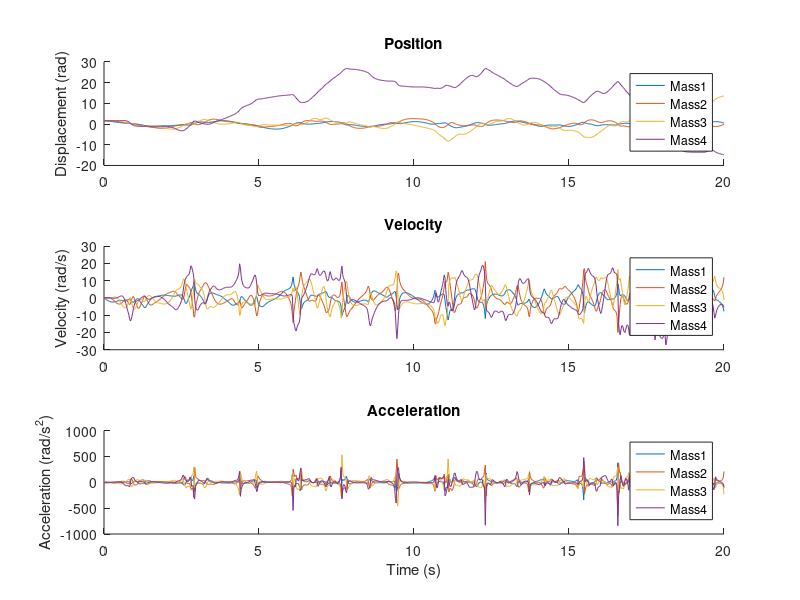
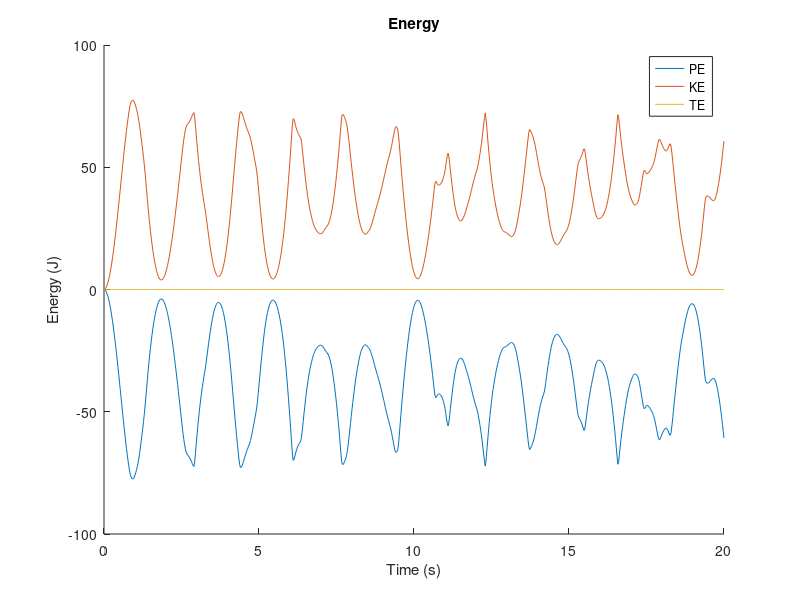

Write MATLAB code to recreate these figures, in order.
%%PSET5 Q1: Sophie Li
%This function calculates the state equations for a double compound
%pendulum. It also took about 20 hours to debug.

%Should look like this: https://www.youtube.com/watch?v=_o_ap98sTwg
function base_doublepen
close all

L1 = 1;
L2 = 1;
L3 = 1;
L4 = 1;
M1 = 1;
M2 = 1;
M3 = 1;
M4 = 1;
g = 9.81;

theta1_0 = pi/2;
theta1v_0 = 0;
theta2_0 = pi/2;
theta2v_0 = 0;
theta3_0 = pi/2;
theta3v_0 = 0;
theta4_0 = pi/2;
theta4v_0 = 0;

t_interval = 0:.025: 20;
initial_vals = [theta1_0; theta1v_0; theta2_0; theta2v_0; theta3_0; theta3v_0; theta4_0; theta4v_0];

options = odeset('RelTol', 1e-7);
[T_out, Z_out] = ode45(@motion, t_interval, initial_vals, options);

t1_o = Z_out(:,1);
t1d_o = Z_out(:,2);
t2_o = Z_out(:,3);
t2d_o = Z_out(:,4);
t3_o = Z_out(:,5);
t3d_o = Z_out(:,6);
t4_o = Z_out(:,7);
t4d_o = Z_out(:,8);

LHS = zeros(length(T_out), 12);
for i = 1:length(T_out)
    LHS(i, :) = calc_LHS(Z_out(i, :));
end

t1dd_o = LHS(:, 1);
t2dd_o = LHS(:, 2);
t3dd_o = LHS(:, 3);
t4dd_o = LHS(:, 4);

x1 = L1/2.*sin(t1_o);
y1 = -L1/2.*cos(t1_o);
x2 = L1.*sin(t1_o) + L2/2.*sin(t2_o);
y2 = -L1.*cos(t1_o) - L2/2.*cos(t2_o);
x3 = L1.*sin(t1_o) + L2.*sin(t2_o) + L3/2.*sin(t3_o);
y3 = -L1.*cos(t1_o) - L2.*cos(t2_o) - L3/2.*cos(t3_o);
x4 = L1.*sin(t1_o) + L2.*sin(t2_o) + L3.*sin(t3_o) + L4/2.*sin(t4_o);
y4 = -L1.*cos(t1_o) - L2.*cos(t2_o) - L3.*cos(t3_o) - L4/2.*cos(t4_o);

xv1 = L1/2.*cos(t1_o).*t1d_o;
yv1 = L1/2.*sin(t1_o).*t1d_o;
xv2 = xv1*2 + L2/2.*cos(t2_o).*t2d_o;
yv2 = yv1*2 + L2/2.*sin(t2_o).*t2d_o;
xv3 = xv1*2 + L2.*cos(t2_o).*t2d_o + L3/2.*cos(t3_o).*t3d_o;
yv3 = yv1*2 + L2.*sin(t2_o).*t2d_o + L3/2.*sin(t3_o).*t3d_o;
xv4 = xv1*2 + L2.*cos(t2_o).*t2d_o + L3.*cos(t3_o).*t3d_o + L4/2.*cos(t4_o).*t4d_o;
yv4 = yv1*2 + L2.*sin(t2_o).*t2d_o + L3.*sin(t3_o).*t3d_o + L4/2.*sin(t4_o).*t4d_o;

xa1 = L1/2.*cos(t1_o).*t1dd_o - L1/2.*sin(t1_o).*t1d_o.^2;
ya1 = L1/2.*sin(t1_o).*t1dd_o + L1/2.*cos(t1_o).*t1d_o.^2;
xa2 = L1.*cos(t1_o).*t1dd_o - L1.*sin(t1_o).*t1d_o.^2 + L2/2.*cos(t2_o).*t2dd_o - L2/2.*sin(t2_o).*t2d_o.^2;
ya2 = L1.*sin(t1_o).*t1dd_o + L1.*cos(t1_o).*t1d_o.^2 + L2/2.*sin(t2_o).*t2dd_o + L2/2.*cos(t2_o).*t2d_o.^2;
xa3 = L1.*cos(t1_o).*t1dd_o - L1.*sin(t1_o).*t1d_o.^2 + L2.*cos(t2_o).*t2dd_o - L2.*sin(t2_o).*t2d_o.^2 ...
      + L3/2.*cos(t3_o).*t3dd_o - L3/2.*sin(t3_o).*t3d_o.^2;
ya3 = L1.*sin(t1_o).*t1dd_o + L1.*cos(t1_o).*t1d_o.^2 + L2.*sin(t2_o).*t2dd_o + L2.*cos(t2_o).*t2d_o.^2 ...
      + L3/2.*sin(t3_o).*t3dd_o + L3/2.*cos(t3_o).*t3d_o.^2;

% %Cartesian Displacement
% figure
% hold all
% plot(x1, y1)
% plot(x2, y2)
% plot(x3, y3)
% legend('Mass 1', 'Mass 2', 'Mass 3')
% title('Displacement')
% xlabel('X (m)')
% ylabel('Y (m)')

%Tangential Position/Velocity/Acceleration
figure
%Position
subplot(3,1,1)
hold all
plot(T_out, t1_o)
plot(T_out, t2_o)
plot(T_out, t3_o)
plot(T_out, t4_o)
title('Position')
ylabel('Displacement (rad)')
legend('Mass1', 'Mass2', 'Mass3', 'Mass4')
%Velocity
subplot(3,1,2)
hold all
plot(T_out, t1d_o)
plot(T_out, t2d_o)
plot(T_out, t3d_o)
plot(T_out, t4d_o)
title('Velocity')
ylabel('Velocity (rad/s)')
legend('Mass1', 'Mass2', 'Mass3', 'Mass4')
%Acceleration
subplot(3,1,3)
hold all
plot(T_out, t1dd_o)
plot(T_out, t2dd_o)
plot(T_out, t3dd_o)
plot(T_out, t4dd_o)
title('Acceleration')
xlabel('Time (s)')
ylabel('Acceleration (rad/s^2)')
legend('Mass1', 'Mass2', 'Mass3', 'Mass4')

%Energy
PE1 = M1*g.*y1;
PE2 = M2*g.*y2;
PE3 = M3*g.*y3;
PE4 = M4*g.*y4;

KE1 = (M1/2)*((xv1.^2 + yv1.^2) + t1d_o.^2*((L1^2)/12));
KE2 = (M2/2)*((xv2.^2 + yv2.^2) + t2d_o.^2*((L2^2)/12));
KE3 = (M3/2)*((xv3.^2 + yv3.^2) + t3d_o.^2*((L3^2)/12));
KE4 = (M4/2)*((xv4.^2 + yv4.^2) + t4d_o.^2*((L4^2)/12));

PE = PE1 + PE2 + PE3 + PE4;
KE = KE1 + KE2 + KE3 + KE4;
TE = PE + KE;

figure
hold all
plot(T_out, PE)
plot(T_out, KE)
plot(T_out, TE)
legend('PE', 'KE', 'TE')
title('Energy')
xlabel('Time (s)')
ylabel('Energy (J)')
 
% %%ANIMATION   
% 
% x1 = L1.*sin(t1_o);
% y1 = -L1.*cos(t1_o);
% x2 = L1.*sin(t1_o) + L2.*sin(t2_o);
% y2 = -L1.*cos(t1_o) - L2.*cos(t2_o);
% x3 = L1.*sin(t1_o) + L2.*sin(t2_o) + L3.*sin(t3_o);
% y3 = -L1.*cos(t1_o) - L2.*cos(t2_o) - L3.*cos(t3_o);
% x4 = L1.*sin(t1_o) + L2.*sin(t2_o) + L3.*sin(t3_o) + L4.*sin(t4_o);
% y4 = -L1.*cos(t1_o) - L2.*cos(t2_o) - L3.*cos(t3_o) - L4.*cos(t4_o);
% figure
%     for i = 1:length(T_out)
%         clf; % clear the old figure
%         axis([-3 3 -3 3]);
%         hold all
%         PX = [0; x1(i)];
%         PY = [0; y1(i)];
%         PX2 = [x1(i); x2(i)];
%         PY2 = [y1(i); y2(i)];
%         PX3 = [x2(i); x3(i)];
%         PY3 = [y2(i); y3(i)];
%         PX4 = [x3(i); x4(i)];
%         PY4 = [y3(i); y4(i)];
%     %    quiver(position_x1(i), position_y1(i), velocity_x1(i)/5, velocity_y1(i)/5, 'g');
%      %   quiver(position_x1(i), position_y1(i), acceleration_x1(i)/10, acceleration_y1(i)/10, 'r');
% %         quiver(position_x2(i), position_y2(i), velocity_x2(i)/5, velocity_y2(i)/5, 'g');
% %         quiver(position_x2(i), position_y2(i), acceleration_x2(i)/20, acceleration_y2(i)/20, 'r');
%         plot(PX, PY, 'k');
%         plot(PX2, PY2, 'k');
%         plot(PX3, PY3, 'k');
%         plot(PX4, PY4, 'k');
% 
% %         plot(position_x1(i), position_y1(i), 'm.', 'linewidth', 10, 'markersize', 20);
% %         plot(position_x2(i), position_y2(i), 'm.', 'linewidth', 10, 'markersize', 20);
%         drawnow; % DO NOT FORGET THIS
%         pause(0.0005);
%     end
    
    function vals = calc_LHS(Z)
        t1 = Z(1);
        t1d = Z(2);
        t2 = Z(3);
        t2d = Z(4);
        t3 = Z(5);
        t3d = Z(6);
        t4 = Z(7);
        t4d = Z(8);
       
        A = [-M1*(L1/2)*cos(t1), 0, 0, 0, 1, 0, 1, 0, 0, 0, 0, 0;
            M1*(L1/2)*sin(t1), 0, 0, 0, 0, 1, 0, 1, 0, 0, 0, 0;
            -M2*L1*cos(t1), -M2*(L2/2)*cos(t2), 0, 0, 0, 0, -1, 0, 1, 0, 0, 0;
            M2*L1*sin(t1), M2*(L2/2)*sin(t2), 0, 0, 0, 0, 0, -1, 0, 1, 0, 0;
            -M3*L1*cos(t1), -M3*L2*cos(t2), -M3*(L3/2)*cos(t3), 0, 0, 0, 0, 0, -1, 0, 1, 0;
            M3*L1*sin(t1), M3*L2*sin(t2), M3*(L3/2)*sin(t3), 0, 0, 0, 0, 0, 0, -1, 0, 1;
            -M4*L1*cos(t1), -M4*L2*cos(t2), -M4*L3*cos(t3), -M4*(L4/2)*cos(t4), 0, 0, 0, 0, 0, 0, -1, 0;
            M4*L1*sin(t1), M4*L2*sin(t2), M4*L3*sin(t3), M4*(L4/2)*sin(t4), 0, 0, 0, 0, 0, 0, 0, -1;
            
            (-M1*L1^2)/12, 0, 0, 0, -(L1/2)*cos(t1), (L1/2)*sin(t1), (L1/2)*cos(t1), -(L1/2)*sin(t1), 0, 0, 0, 0;
            0, (-M2*L2^2)/12, 0, 0, 0, 0, (L2/2)*cos(t2), -(L2/2)*sin(t2), (L2/2)*cos(t2), -(L2/2)*sin(t2), 0, 0;
            0, 0, (-M3*L3^2)/12, 0, 0, 0, 0, 0, (L3/2)*cos(t3), -(L3/2)*sin(t3),(L3/2)*cos(t3), -(L3/2)*sin(t3);
            0, 0, 0, (-M4*L4^2)/12, 0, 0, 0, 0, 0, 0, (L4/2)*cos(t4), -(L4/2)*sin(t4)
            ];
        
        r = [-M1*t1d^2*(L1/2)*sin(t1);
            -M1*t1d^2*(L1/2)*cos(t1) - M1*g;
            - M2*t1d^2*L1*sin(t1) - M2*t2d^2*(L2/2)*sin(t2);
            -M2*t1d^2*L1*cos(t1) - M2*t2d^2*(L2/2)*cos(t2) - M2*g;
            -M3*t1d^2*L1*sin(t1) - M3*t2d^2*L2*sin(t2) - M3*t3d^2*(L3/2)*sin(t3);
            -M3*t1d^2*L1*cos(t1) - M3*t2d^2*L2*cos(t2) - M3*t3d^2*(L3/2)*cos(t3) - M3*g;
            -M4*t1d^2*L1*sin(t1) - M4*t2d^2*L2*sin(t2) - M4*t3d^2*L3*sin(t3) - M4*t4d^2*(L4/2)*sin(t4);
            -M4*t1d^2*L1*cos(t1) - M4*t2d^2*L2*cos(t2) - M4*t3d^2*L3*cos(t3) - M4*t4d^2*(L4/2)*cos(t4) - M4*g;
            0;
            0;
            0;
            0];
        
        vals = A\r; 
    end

    function vals = motion(T, Z)
        t1d = Z(2);
        t2d = Z(4);
        t3d = Z(6);
        t4d = Z(8);

        res = calc_LHS(Z);
        
        
        t1dd = res(1);
        t2dd = res(2);
        t3dd = res(3);
        t4dd = res(4);

        vals = [t1d; t1dd; t2d; t2dd; t3d; t3dd; t4d; t4dd];
        
    end

end
        